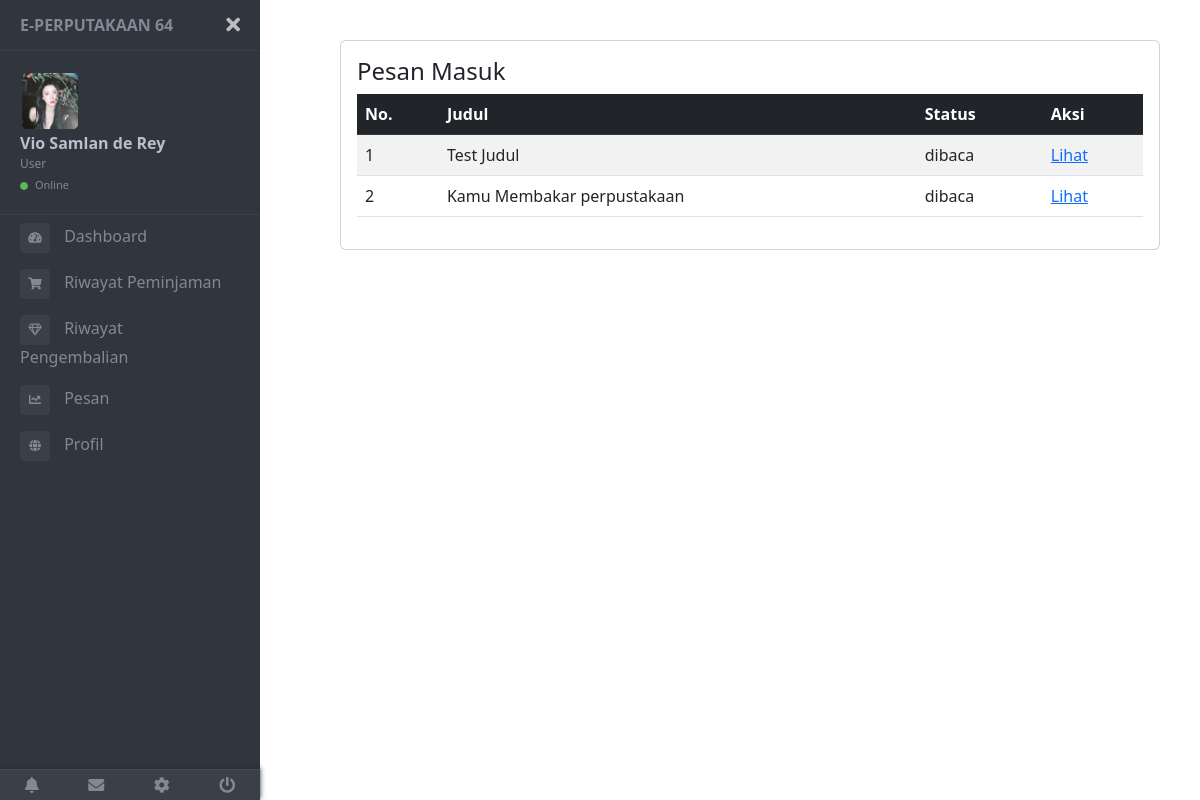
Page /user/pesan.php (signed in) on the committed database.
### tables this page shows
CREATE TABLE `user` (
  `id` int(11) NOT NULL,
  `kode` varchar(100) NOT NULL,
  `nis` char(50) DEFAULT NULL,
  `fullname` varchar(50) NOT NULL,
  `username` varchar(100) NOT NULL,
  `password` text NOT NULL,
  `kelas` varchar(50) DEFAULT NULL,
  `alamat` text DEFAULT NULL,
  `verif` enum('verified','unverified') NOT NULL,
  `role` enum('admin','user') NOT NULL,
  `foto` text DEFAULT NULL,
  `join_date` datetime NOT NULL,
  `terakhir_login` datetime NOT NULL
);

CREATE TABLE `pesan` (
  `id` int(11) NOT NULL,
  `id_penerima` int(11) NOT NULL,
  `id_pengirim` int(11) NOT NULL,
  `judul` varchar(100) NOT NULL,
  `isi` text NOT NULL,
  `status` enum('terkirim','dibaca') NOT NULL,
  `tanggal_kirim` datetime NOT NULL
);

### class/Database.php (called while the page is built, shortened)
<?php
class Database{
    private $server = "localhost";
    private $username = "root";
    private $password = "";
    private $database = "db_perpus";
    public function __construct(){
        $this->db = mysqli_connect($this->server, $this->username, $this->password, $this->database);
    }
}
?>

### class/User.php (called while the page is built, shortened)
<?php
include_once("Database.php");
class User extends Database
{
    public function find($id)
    {
        $sql = "SELECT * from user where id='$id'";
        return $this->db->query($sql)->fetch_assoc();
    }
}

### class/Pesan.php (called while the page is built, shortened)
<?php
include_once("Database.php");
class Pesan extends Database
{
    public function findByUserId($id)
    {
        $sql = "SELECT * FROM pesan  WHERE id_penerima = '$id'";
        return $this->db->query($sql)->fetch_all(MYSQLI_ASSOC);
    }
}

### user/pesan.php (the view, shortened to what this page needs)
<?php
include_once("../class/Pesan.php");
include_once("../class/User.php");
$pesan = new Pesan;
$data_pesan = $pesan->findByUserId($_SESSION["id"]);
$user = new User;
$data_user = $user->find($_SESSION["id"]);
?>
<!DOCTYPE html>
<html lang="en">
<head>
    <link rel="stylesheet" href="../assets/css/style.css" type="text/css">
    <link rel="stylesheet" href="../assets/css/style.css">
    <?php include("../partials/t_script_js.php") ?>
</head>
<body>
    <div class="page-wrapper chiller-theme toggled">
        <?php include("../partials/sidebar_user.php") ?>
        <main class="page-content">
            <div class="container-fluid">
                <div class="card">
                    <div class="card-body">
                        <div class="table">
                            <h4>Pesan Masuk</h4>
                            <table class="table table-striped" id="jquery-tab">
                                <thead>
                                    <tr class="table-dark">
                                        <th>No.</th>
                                        <th>Judul</th>
                                        <th>Status</th>
                                        <th>Aksi</th>
                                    </tr>
                                </thead>
                                <tbody>
                                    <?php
                                    foreach ($data_pesan as $key => $p) :
                                    ?>
                                        <tr>
                                            <td><?= $key + 1 ?></td>
                                            <td><?= $p["judul"] ?></td>
                                            <td><?= $p["status"] ?></td>
                                            <td>
                                                <a href="baca.php?id=<?= $p["id"] ?>">Lihat</a>
                                            </td>
                                        </tr>
                                    <?php endforeach ?>
                                </tbody>
                            </table>
                        </div>
                    </div>
                </div>
            </div>
        </main>
    </div>
</body>
</html>

### partials/sidebar_user.php (shortened to what this page needs)
<nav id="sidebar" class="sidebar-wrapper">
    <div class="sidebar-content">
        <div class="sidebar-brand">
            <a href="http://localhost/perpus/user/index.php">E-Perputakaan 64</a>
            <div id="close-sidebar">
                <i class="fas fa-times"></i>
            </div>
        </div>
        <div class="sidebar-header">
            <div class="user-pic">
                <img class="img-responsive img-rounded" src="<?= $data_user["foto"] ?>" alt="User picture">
            </div>
            <div class="user-info">
                <span class="user-name"><Strong><?= $data_user["fullname"]; ?></Strong></span>
                <span class="user-role text-capitalize"><?= $data_user["role"]; ?></span>
                <span class="user-status">
                    <i class="fa fa-circle"></i>
                    <span>Online</span>
                </span>
            </div>
        </div>
        <div class="sidebar-menu">
            <ul>
                <li class="sidebar">
                    <a href="http://localhost/perpus/user/index.php">
                        <i class="fa fa-tachometer-alt"></i>
                        <span>Dashboard</span>
                    </a>
                </li>
                <li class="sidebar">
                    <a href="http://localhost/perpus/user/peminjaman.php">
                        <i class="fa fa-shopping-cart"></i>
                        <span>Riwayat Peminjaman</span>
                    </a>
                </li>
                <li class="sidebar">
                    <a href="http://localhost/perpus/user/pengembalian.php">
                        <i class="far fa-gem"></i>
                        <span>Riwayat Pengembalian</span>
                    </a>
                </li>
                <li class="sidebar">
                    <a href="http://localhost/perpus/user/pesan.php">
                        <i class="fa fa-chart-line"></i>
                        <span>Pesan</span>
                    </a>
                </li>
                <li class="sidebar">
                    <a href="http://localhost/perpus/user/profil.php">
                        <i class="fa fa-globe"></i>
                        <span>Profil</span>
                    </a>
                </li>
            </ul>
        </div>
    </div>
    <div class="sidebar-footer">
        <a href="#">
            <i class="fa fa-bell"></i>
        </a>
        <a href="#">
            <i class="fa fa-envelope"></i>
        </a>
        <a href="#">
            <i class="fa fa-cog"></i>
        </a>
        <a href="http://localhost/perpus/logout.php">
            <i class="fa fa-power-off"></i>
        </a>
    </div>
</nav>

### rows in the picture
user: foto (picture), fullname "Vio Samlan de Rey", role "User"
pesan: judul "Test Judul", status "dibaca"
pesan: judul "Kamu Membakar perpustakaan", status "dibaca"
